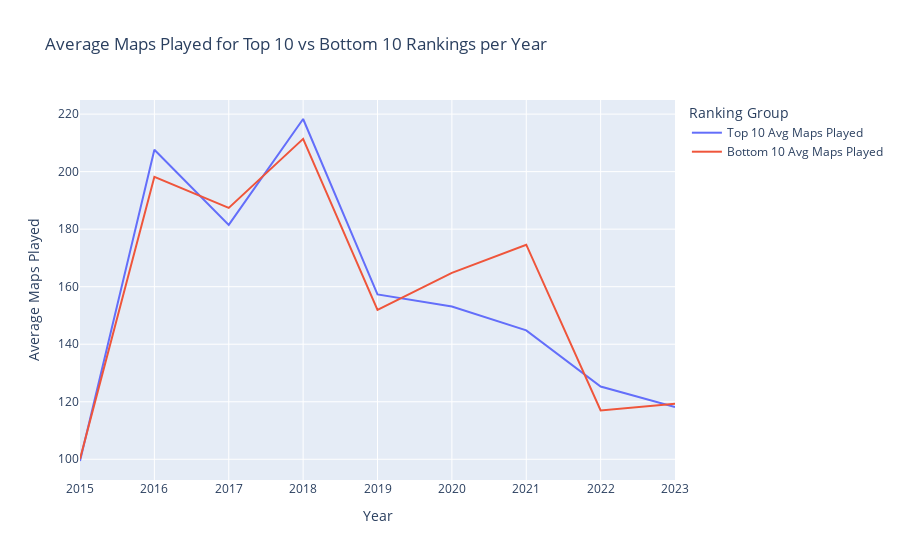

Source (notebook cell):
### Code cell
# Compares the average amount of games for the top 10 to the bottom 10
df = pd.read_csv('files/dataframe.csv')

grouped = df.groupby('Year')

# Calculate the mean of the top 10 and bottom 10 rankings for each year
top_10_avg_maps = grouped.apply(lambda x: x.nlargest(10, 'Ranking')['Maps'].mean())
bottom_10_avg_maps = grouped.apply(lambda x: x.nsmallest(10, 'Ranking')['Maps'].mean())

avg_maps_comparison = pd.DataFrame({'Year': top_10_avg_maps.index,
                                     'Top 10 Avg Maps Played': top_10_avg_maps.values,
                                     'Bottom 10 Avg Maps Played': bottom_10_avg_maps.values})

fig = px.line(avg_maps_comparison, x='Year', y=['Top 10 Avg Maps Played', 'Bottom 10 Avg Maps Played'],
              title='Average Maps Played for Top 10 vs Bottom 10 Rankings per Year',
              labels={'value': 'Average Maps Played', 'Year': 'Year', 'variable': 'Ranking Group'})
fig.show()

### Figure 1 — Plotly figure (JSON) as saved in the notebook; plotly's stock layout.template omitted (floating-point values rounded to 4 significant figures)
{"data": [{"hovertemplate": "Ranking Group=Top 10 Avg Maps Played<br>Year=%{x}<br>Average Maps Played=%{y}<extra></extra>", "legendgroup": "Top 10 Avg Maps Played", "line": {"color": "#636efa", "dash": "solid"}, "marker": {"symbol": "circle"}, "mode": "lines", "name": "Top 10 Avg Maps Played", "orientation": "v", "showlegend": true, "type": "scatter", "x": [2015, 2016, 2017, 2018, 2019, 2020, 2021, 2022, 2023], "xaxis": "x", "y": [99.4, 207.6, 181.5, 218.3, 157.3, 153.1, 144.8, 125.3, 118.2], "yaxis": "y"}, {"hovertemplate": "Ranking Group=Bottom 10 Avg Maps Played<br>Year=%{x}<br>Average Maps Played=%{y}<extra></extra>", "legendgroup": "Bottom 10 Avg Maps Played", "line": {"color": "#EF553B", "dash": "solid"}, "marker": {"symbol": "circle"}, "mode": "lines", "name": "Bottom 10 Avg Maps Played", "orientation": "v", "showlegend": true, "type": "scatter", "x": [2015, 2016, 2017, 2018, 2019, 2020, 2021, 2022, 2023], "xaxis": "x", "y": [100.1, 198.2, 187.4, 211.4, 151.9, 164.8, 174.6, 117, 119.3], "yaxis": "y"}], "layout": {"autosize": true, "legend": {"title": {"text": "Ranking Group"}, "tracegroupgap": 0}, "title": {"text": "Average Maps Played for Top 10 vs Bottom 10 Rankings per Year"}, "xaxis": {"anchor": "y", "autorange": true, "domain": [0, 1], "range": [2015, 2023], "title": {"text": "Year"}, "type": "linear"}, "yaxis": {"anchor": "x", "autorange": true, "domain": [0, 1], "range": [92.79, 224.9], "title": {"text": "Average Maps Played"}, "type": "linear"}}}
